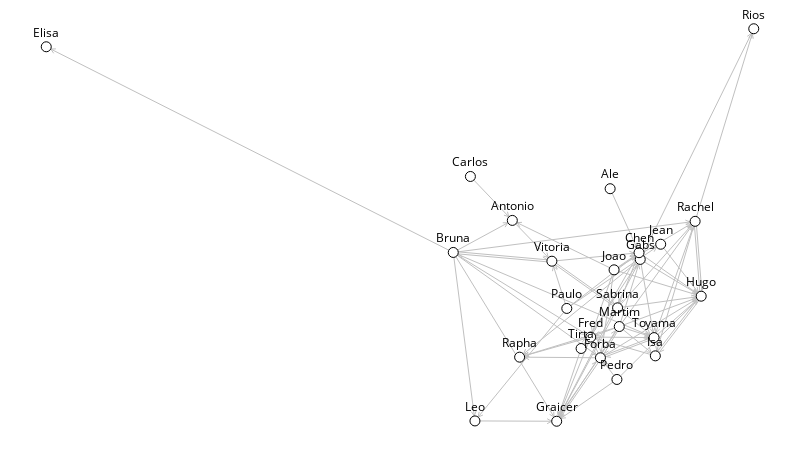

The notebook cell this image was saved under:
### Code cell
one = sn.load_graph('one-mode.gml')
two = sn.load_graph('two-mode.gml')
sn.show_graph(one, nlab=True)

### Figure 1 — Plotly figure (JSON) as saved in the notebook; plotly's stock layout.template omitted (floating-point values rounded to 4 significant figures; data arrays with more than 128 entries replaced by an {"elided": "..."} marker saying what was removed)
{"data": [{"hoverinfo": "none", "line": {"color": "rgb(192, 192, 192)", "width": 1}, "mode": "lines", "type": "scatter", "uid": "3d293f10-d369-11e8-acb4-0005165e06fb", "x": {"elided": "678 float values"}, "y": {"elided": "678 float values"}}, {"hoverinfo": "none", "marker": {"color": "rgb(255, 255, 255)", "line": {"color": "rgb(0, 0, 0)", "width": 1}, "size": 10}, "mode": "markers+text", "text": ["Rachel", "Jean", "Bruna", "Leo", "Joao", "Rapha", "Carlos", "Fred", "Toyama", "Vitoria", "Hugo", "Gabs", "Elisa", "Paulo", "Sabrina", "Forba", "Rios", "Ale", "Graicer", "Antonio", "Martim", "Pedro", "Isa", "Chen", "Tirta"], "textfont": {"color": "rgb(0, 0, 0)"}, "textposition": "top center", "type": "scatter", "uid": "3d293f11-d369-11e8-acb4-0005165e06fb", "x": [0.9171, 0.8685, 0.5753, 0.6059, 0.8026, 0.6691, 0.5995, 0.7696, 0.8591, 0.7147, 0.9257, 0.8396, 0, 0.7358, 0.8075, 0.7833, 1, 0.797, 0.7215, 0.6588, 0.8099, 0.8066, 0.8609, 0.8378, 0.756], "y": [0.5093, 0.451, 0.4301, 0.0008231, 0.3858, 0.1633, 0.6236, 0.2145, 0.2131, 0.4077, 0.3186, 0.4123, 0.9541, 0.2874, 0.2889, 0.1617, 1, 0.5925, 0, 0.5117, 0.2413, 0.1065, 0.1666, 0.4294, 0.1854]}], "layout": {"height": 450, "margin": {"b": 0, "l": 0, "r": 0, "t": 0}, "showlegend": false, "width": 800, "xaxis": {"showgrid": false, "showticklabels": false, "zeroline": false}, "yaxis": {"showgrid": false, "showticklabels": false, "zeroline": false}}}
